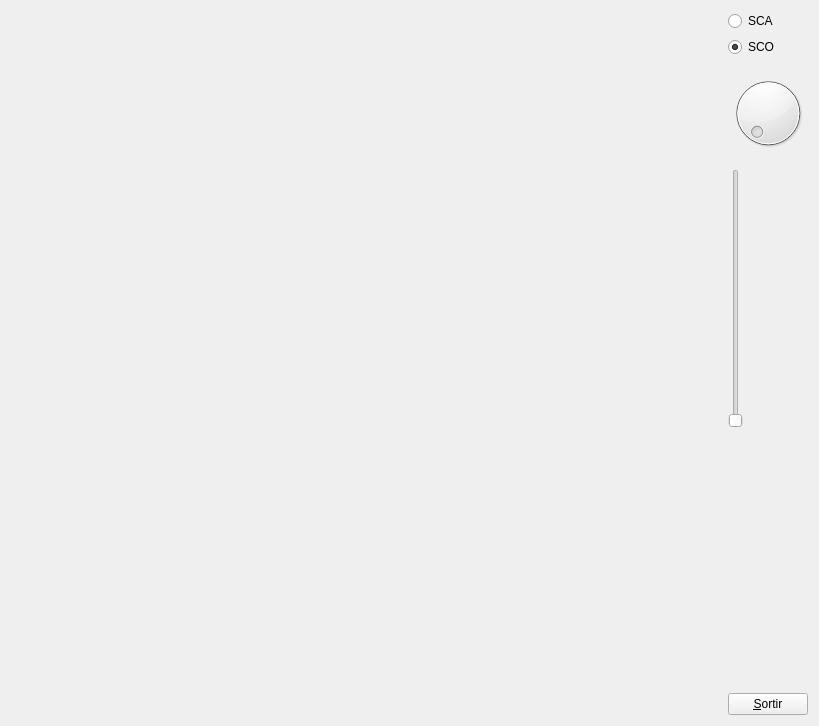
<?xml version="1.0" encoding="UTF-8"?>
<ui version="4.0">
 <class>MyForm</class>
 <widget class="QWidget" name="MyForm">
  <property name="enabled">
   <bool>true</bool>
  </property>
  <property name="geometry">
   <rect>
    <x>0</x>
    <y>0</y>
    <width>819</width>
    <height>726</height>
   </rect>
  </property>
  <property name="windowTitle">
   <string>Form</string>
  </property>
  <layout class="QHBoxLayout" name="horizontalLayout">
   <item>
    <widget class="MyGLWidget" name="widget" native="true">
     <property name="sizePolicy">
      <sizepolicy hsizetype="Expanding" vsizetype="Expanding">
       <horstretch>0</horstretch>
       <verstretch>0</verstretch>
      </sizepolicy>
     </property>
    </widget>
   </item>
   <item>
    <layout class="QVBoxLayout" name="verticalLayout">
     <item>
      <widget class="QRadioButton" name="radioButton">
       <property name="text">
        <string>SCA</string>
       </property>
      </widget>
     </item>
     <item>
      <widget class="QRadioButton" name="radioButton_2">
       <property name="text">
        <string>SCO</string>
       </property>
       <property name="checked">
        <bool>true</bool>
       </property>
      </widget>
     </item>
     <item>
      <widget class="QDial" name="dial">
       <property name="maximum">
        <number>179</number>
       </property>
      </widget>
     </item>
     <item>
      <widget class="QSlider" name="verticalSlider">
       <property name="minimum">
        <number>5</number>
       </property>
       <property name="maximum">
        <number>179</number>
       </property>
       <property name="value">
        <number>5</number>
       </property>
       <property name="orientation">
        <enum>Qt::Vertical</enum>
       </property>
      </widget>
     </item>
     <item>
      <spacer name="verticalSpacer">
       <property name="orientation">
        <enum>Qt::Vertical</enum>
       </property>
       <property name="sizeHint" stdset="0">
        <size>
         <width>20</width>
         <height>40</height>
        </size>
       </property>
      </spacer>
     </item>
     <item>
      <widget class="QPushButton" name="pushButton">
       <property name="sizePolicy">
        <sizepolicy hsizetype="Fixed" vsizetype="Fixed">
         <horstretch>0</horstretch>
         <verstretch>0</verstretch>
        </sizepolicy>
       </property>
       <property name="text">
        <string>&amp;Sortir</string>
       </property>
      </widget>
     </item>
    </layout>
   </item>
  </layout>
 </widget>
 <customwidgets>
  <customwidget>
   <class>MyGLWidget</class>
   <extends>QWidget</extends>
   <header>MyGLWidget.h</header>
   <container>1</container>
   <slots>
    <signal>changeToSCA()</signal>
    <signal>changeToSCO()</signal>
    <signal>emitZoom(int)</signal>
    <signal>emitRotar(int)</signal>
    <slot>canviarASCA(bool)</slot>
    <slot>canviarASCO(bool)</slot>
    <slot>zoomSlider(int)</slot>
    <slot>rotarPatr(int)</slot>
   </slots>
  </customwidget>
 </customwidgets>
 <resources/>
 <connections>
  <connection>
   <sender>pushButton</sender>
   <signal>clicked()</signal>
   <receiver>MyForm</receiver>
   <slot>close()</slot>
   <hints>
    <hint type="sourcelabel">
     <x>811</x>
     <y>718</y>
    </hint>
    <hint type="destinationlabel">
     <x>839</x>
     <y>529</y>
    </hint>
   </hints>
  </connection>
  <connection>
   <sender>radioButton</sender>
   <signal>toggled(bool)</signal>
   <receiver>widget</receiver>
   <slot>canviarASCA(bool)</slot>
   <hints>
    <hint type="sourcelabel">
     <x>795</x>
     <y>24</y>
    </hint>
    <hint type="destinationlabel">
     <x>664</x>
     <y>194</y>
    </hint>
   </hints>
  </connection>
  <connection>
   <sender>radioButton_2</sender>
   <signal>toggled(bool)</signal>
   <receiver>widget</receiver>
   <slot>canviarASCO(bool)</slot>
   <hints>
    <hint type="sourcelabel">
     <x>777</x>
     <y>50</y>
    </hint>
    <hint type="destinationlabel">
     <x>698</x>
     <y>153</y>
    </hint>
   </hints>
  </connection>
  <connection>
   <sender>widget</sender>
   <signal>changeToSCO()</signal>
   <receiver>radioButton_2</receiver>
   <slot>toggle()</slot>
   <hints>
    <hint type="sourcelabel">
     <x>625</x>
     <y>285</y>
    </hint>
    <hint type="destinationlabel">
     <x>750</x>
     <y>45</y>
    </hint>
   </hints>
  </connection>
  <connection>
   <sender>widget</sender>
   <signal>changeToSCA()</signal>
   <receiver>radioButton</receiver>
   <slot>toggle()</slot>
   <hints>
    <hint type="sourcelabel">
     <x>698</x>
     <y>367</y>
    </hint>
    <hint type="destinationlabel">
     <x>803</x>
     <y>22</y>
    </hint>
   </hints>
  </connection>
  <connection>
   <sender>verticalSlider</sender>
   <signal>valueChanged(int)</signal>
   <receiver>widget</receiver>
   <slot>zoomSlider(int)</slot>
   <hints>
    <hint type="sourcelabel">
     <x>737</x>
     <y>294</y>
    </hint>
    <hint type="destinationlabel">
     <x>698</x>
     <y>515</y>
    </hint>
   </hints>
  </connection>
  <connection>
   <sender>dial</sender>
   <signal>valueChanged(int)</signal>
   <receiver>widget</receiver>
   <slot>rotarPatr(int)</slot>
   <hints>
    <hint type="sourcelabel">
     <x>778</x>
     <y>132</y>
    </hint>
    <hint type="destinationlabel">
     <x>702</x>
     <y>582</y>
    </hint>
   </hints>
  </connection>
  <connection>
   <sender>widget</sender>
   <signal>emitZoom(int)</signal>
   <receiver>verticalSlider</receiver>
   <slot>setValue(int)</slot>
   <hints>
    <hint type="sourcelabel">
     <x>651</x>
     <y>462</y>
    </hint>
    <hint type="destinationlabel">
     <x>743</x>
     <y>396</y>
    </hint>
   </hints>
  </connection>
  <connection>
   <sender>widget</sender>
   <signal>emitRotar(int)</signal>
   <receiver>dial</receiver>
   <slot>setValue(int)</slot>
   <hints>
    <hint type="sourcelabel">
     <x>623</x>
     <y>558</y>
    </hint>
    <hint type="destinationlabel">
     <x>776</x>
     <y>119</y>
    </hint>
   </hints>
  </connection>
 </connections>
</ui>
